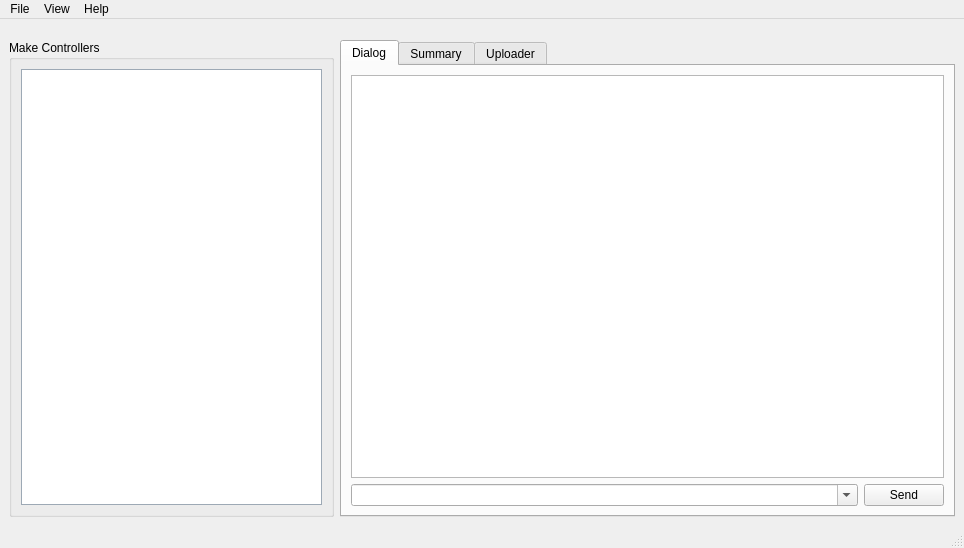
<ui version="4.0" >
 <class>McHelperWindow</class>
 <widget class="QMainWindow" name="McHelperWindow" >
  <property name="geometry" >
   <rect>
    <x>0</x>
    <y>0</y>
    <width>964</width>
    <height>548</height>
   </rect>
  </property>
  <property name="sizePolicy" >
   <sizepolicy vsizetype="Preferred" hsizetype="Preferred" >
    <horstretch>0</horstretch>
    <verstretch>0</verstretch>
   </sizepolicy>
  </property>
  <property name="windowTitle" >
   <string>Make Controller Helper</string>
  </property>
  <property name="unifiedTitleAndToolBarOnMac" >
   <bool>false</bool>
  </property>
  <widget class="QWidget" name="centralwidget" >
   <layout class="QVBoxLayout" >
    <item>
     <spacer>
      <property name="orientation" >
       <enum>Qt::Vertical</enum>
      </property>
      <property name="sizeType" >
       <enum>QSizePolicy::Fixed</enum>
      </property>
      <property name="sizeHint" >
       <size>
        <width>725</width>
        <height>12</height>
       </size>
      </property>
     </spacer>
    </item>
    <item>
     <layout class="QHBoxLayout" >
      <item>
       <widget class="QGroupBox" name="groupBoxDevices" >
        <property name="sizePolicy" >
         <sizepolicy vsizetype="Expanding" hsizetype="Expanding" >
          <horstretch>0</horstretch>
          <verstretch>0</verstretch>
         </sizepolicy>
        </property>
        <property name="minimumSize" >
         <size>
          <width>160</width>
          <height>0</height>
         </size>
        </property>
        <property name="maximumSize" >
         <size>
          <width>325</width>
          <height>16777215</height>
         </size>
        </property>
        <property name="title" >
         <string>Make Controllers</string>
        </property>
        <layout class="QVBoxLayout" >
         <property name="spacing" >
          <number>6</number>
         </property>
         <property name="leftMargin" >
          <number>9</number>
         </property>
         <property name="topMargin" >
          <number>9</number>
         </property>
         <property name="rightMargin" >
          <number>9</number>
         </property>
         <property name="bottomMargin" >
          <number>9</number>
         </property>
         <item>
          <widget class="QListWidget" name="listWidget" >
           <property name="palette" >
            <palette>
             <active>
              <colorrole role="WindowText" >
               <brush brushstyle="SolidPattern" >
                <color alpha="255" >
                 <red>0</red>
                 <green>0</green>
                 <blue>0</blue>
                </color>
               </brush>
              </colorrole>
              <colorrole role="Button" >
               <brush brushstyle="SolidPattern" >
                <color alpha="255" >
                 <red>203</red>
                 <green>219</green>
                 <blue>235</blue>
                </color>
               </brush>
              </colorrole>
              <colorrole role="Light" >
               <brush brushstyle="SolidPattern" >
                <color alpha="255" >
                 <red>255</red>
                 <green>255</green>
                 <blue>255</blue>
                </color>
               </brush>
              </colorrole>
              <colorrole role="Midlight" >
               <brush brushstyle="SolidPattern" >
                <color alpha="255" >
                 <red>229</red>
                 <green>237</green>
                 <blue>245</blue>
                </color>
               </brush>
              </colorrole>
              <colorrole role="Dark" >
               <brush brushstyle="SolidPattern" >
                <color alpha="255" >
                 <red>101</red>
                 <green>109</green>
                 <blue>117</blue>
                </color>
               </brush>
              </colorrole>
              <colorrole role="Mid" >
               <brush brushstyle="SolidPattern" >
                <color alpha="255" >
                 <red>135</red>
                 <green>146</green>
                 <blue>157</blue>
                </color>
               </brush>
              </colorrole>
              <colorrole role="Text" >
               <brush brushstyle="SolidPattern" >
                <color alpha="255" >
                 <red>0</red>
                 <green>0</green>
                 <blue>0</blue>
                </color>
               </brush>
              </colorrole>
              <colorrole role="BrightText" >
               <brush brushstyle="SolidPattern" >
                <color alpha="255" >
                 <red>255</red>
                 <green>255</green>
                 <blue>255</blue>
                </color>
               </brush>
              </colorrole>
              <colorrole role="ButtonText" >
               <brush brushstyle="SolidPattern" >
                <color alpha="255" >
                 <red>0</red>
                 <green>0</green>
                 <blue>0</blue>
                </color>
               </brush>
              </colorrole>
              <colorrole role="Base" >
               <brush brushstyle="SolidPattern" >
                <color alpha="255" >
                 <red>255</red>
                 <green>255</green>
                 <blue>255</blue>
                </color>
               </brush>
              </colorrole>
              <colorrole role="Window" >
               <brush brushstyle="SolidPattern" >
                <color alpha="255" >
                 <red>203</red>
                 <green>219</green>
                 <blue>235</blue>
                </color>
               </brush>
              </colorrole>
              <colorrole role="Shadow" >
               <brush brushstyle="SolidPattern" >
                <color alpha="255" >
                 <red>0</red>
                 <green>0</green>
                 <blue>0</blue>
                </color>
               </brush>
              </colorrole>
              <colorrole role="Highlight" >
               <brush brushstyle="SolidPattern" >
                <color alpha="255" >
                 <red>49</red>
                 <green>106</green>
                 <blue>197</blue>
                </color>
               </brush>
              </colorrole>
              <colorrole role="HighlightedText" >
               <brush brushstyle="SolidPattern" >
                <color alpha="255" >
                 <red>255</red>
                 <green>255</green>
                 <blue>255</blue>
                </color>
               </brush>
              </colorrole>
              <colorrole role="Link" >
               <brush brushstyle="SolidPattern" >
                <color alpha="255" >
                 <red>0</red>
                 <green>0</green>
                 <blue>255</blue>
                </color>
               </brush>
              </colorrole>
              <colorrole role="LinkVisited" >
               <brush brushstyle="SolidPattern" >
                <color alpha="255" >
                 <red>255</red>
                 <green>0</green>
                 <blue>255</blue>
                </color>
               </brush>
              </colorrole>
              <colorrole role="AlternateBase" >
               <brush brushstyle="SolidPattern" >
                <color alpha="255" >
                 <red>229</red>
                 <green>237</green>
                 <blue>245</blue>
                </color>
               </brush>
              </colorrole>
             </active>
             <inactive>
              <colorrole role="WindowText" >
               <brush brushstyle="SolidPattern" >
                <color alpha="255" >
                 <red>0</red>
                 <green>0</green>
                 <blue>0</blue>
                </color>
               </brush>
              </colorrole>
              <colorrole role="Button" >
               <brush brushstyle="SolidPattern" >
                <color alpha="255" >
                 <red>203</red>
                 <green>219</green>
                 <blue>235</blue>
                </color>
               </brush>
              </colorrole>
              <colorrole role="Light" >
               <brush brushstyle="SolidPattern" >
                <color alpha="255" >
                 <red>255</red>
                 <green>255</green>
                 <blue>255</blue>
                </color>
               </brush>
              </colorrole>
              <colorrole role="Midlight" >
               <brush brushstyle="SolidPattern" >
                <color alpha="255" >
                 <red>229</red>
                 <green>237</green>
                 <blue>245</blue>
                </color>
               </brush>
              </colorrole>
              <colorrole role="Dark" >
               <brush brushstyle="SolidPattern" >
                <color alpha="255" >
                 <red>101</red>
                 <green>109</green>
                 <blue>117</blue>
                </color>
               </brush>
              </colorrole>
              <colorrole role="Mid" >
               <brush brushstyle="SolidPattern" >
                <color alpha="255" >
                 <red>135</red>
                 <green>146</green>
                 <blue>157</blue>
                </color>
               </brush>
              </colorrole>
              <colorrole role="Text" >
               <brush brushstyle="SolidPattern" >
                <color alpha="255" >
                 <red>0</red>
                 <green>0</green>
                 <blue>0</blue>
                </color>
               </brush>
              </colorrole>
              <colorrole role="BrightText" >
               <brush brushstyle="SolidPattern" >
                <color alpha="255" >
                 <red>255</red>
                 <green>255</green>
                 <blue>255</blue>
                </color>
               </brush>
              </colorrole>
              <colorrole role="ButtonText" >
               <brush brushstyle="SolidPattern" >
                <color alpha="255" >
                 <red>0</red>
                 <green>0</green>
                 <blue>0</blue>
                </color>
               </brush>
              </colorrole>
              <colorrole role="Base" >
               <brush brushstyle="SolidPattern" >
                <color alpha="255" >
                 <red>255</red>
                 <green>255</green>
                 <blue>255</blue>
                </color>
               </brush>
              </colorrole>
              <colorrole role="Window" >
               <brush brushstyle="SolidPattern" >
                <color alpha="255" >
                 <red>203</red>
                 <green>219</green>
                 <blue>235</blue>
                </color>
               </brush>
              </colorrole>
              <colorrole role="Shadow" >
               <brush brushstyle="SolidPattern" >
                <color alpha="255" >
                 <red>0</red>
                 <green>0</green>
                 <blue>0</blue>
                </color>
               </brush>
              </colorrole>
              <colorrole role="Highlight" >
               <brush brushstyle="SolidPattern" >
                <color alpha="255" >
                 <red>49</red>
                 <green>106</green>
                 <blue>197</blue>
                </color>
               </brush>
              </colorrole>
              <colorrole role="HighlightedText" >
               <brush brushstyle="SolidPattern" >
                <color alpha="255" >
                 <red>255</red>
                 <green>255</green>
                 <blue>255</blue>
                </color>
               </brush>
              </colorrole>
              <colorrole role="Link" >
               <brush brushstyle="SolidPattern" >
                <color alpha="255" >
                 <red>0</red>
                 <green>0</green>
                 <blue>255</blue>
                </color>
               </brush>
              </colorrole>
              <colorrole role="LinkVisited" >
               <brush brushstyle="SolidPattern" >
                <color alpha="255" >
                 <red>255</red>
                 <green>0</green>
                 <blue>255</blue>
                </color>
               </brush>
              </colorrole>
              <colorrole role="AlternateBase" >
               <brush brushstyle="SolidPattern" >
                <color alpha="255" >
                 <red>229</red>
                 <green>237</green>
                 <blue>245</blue>
                </color>
               </brush>
              </colorrole>
             </inactive>
             <disabled>
              <colorrole role="WindowText" >
               <brush brushstyle="SolidPattern" >
                <color alpha="255" >
                 <red>101</red>
                 <green>109</green>
                 <blue>117</blue>
                </color>
               </brush>
              </colorrole>
              <colorrole role="Button" >
               <brush brushstyle="SolidPattern" >
                <color alpha="255" >
                 <red>203</red>
                 <green>219</green>
                 <blue>235</blue>
                </color>
               </brush>
              </colorrole>
              <colorrole role="Light" >
               <brush brushstyle="SolidPattern" >
                <color alpha="255" >
                 <red>255</red>
                 <green>255</green>
                 <blue>255</blue>
                </color>
               </brush>
              </colorrole>
              <colorrole role="Midlight" >
               <brush brushstyle="SolidPattern" >
                <color alpha="255" >
                 <red>229</red>
                 <green>237</green>
                 <blue>245</blue>
                </color>
               </brush>
              </colorrole>
              <colorrole role="Dark" >
               <brush brushstyle="SolidPattern" >
                <color alpha="255" >
                 <red>101</red>
                 <green>109</green>
                 <blue>117</blue>
                </color>
               </brush>
              </colorrole>
              <colorrole role="Mid" >
               <brush brushstyle="SolidPattern" >
                <color alpha="255" >
                 <red>135</red>
                 <green>146</green>
                 <blue>157</blue>
                </color>
               </brush>
              </colorrole>
              <colorrole role="Text" >
               <brush brushstyle="SolidPattern" >
                <color alpha="255" >
                 <red>101</red>
                 <green>109</green>
                 <blue>117</blue>
                </color>
               </brush>
              </colorrole>
              <colorrole role="BrightText" >
               <brush brushstyle="SolidPattern" >
                <color alpha="255" >
                 <red>255</red>
                 <green>255</green>
                 <blue>255</blue>
                </color>
               </brush>
              </colorrole>
              <colorrole role="ButtonText" >
               <brush brushstyle="SolidPattern" >
                <color alpha="255" >
                 <red>101</red>
                 <green>109</green>
                 <blue>117</blue>
                </color>
               </brush>
              </colorrole>
              <colorrole role="Base" >
               <brush brushstyle="SolidPattern" >
                <color alpha="255" >
                 <red>203</red>
                 <green>219</green>
                 <blue>235</blue>
                </color>
               </brush>
              </colorrole>
              <colorrole role="Window" >
               <brush brushstyle="SolidPattern" >
                <color alpha="255" >
                 <red>203</red>
                 <green>219</green>
                 <blue>235</blue>
                </color>
               </brush>
              </colorrole>
              <colorrole role="Shadow" >
               <brush brushstyle="SolidPattern" >
                <color alpha="255" >
                 <red>0</red>
                 <green>0</green>
                 <blue>0</blue>
                </color>
               </brush>
              </colorrole>
              <colorrole role="Highlight" >
               <brush brushstyle="SolidPattern" >
                <color alpha="255" >
                 <red>49</red>
                 <green>106</green>
                 <blue>197</blue>
                </color>
               </brush>
              </colorrole>
              <colorrole role="HighlightedText" >
               <brush brushstyle="SolidPattern" >
                <color alpha="255" >
                 <red>255</red>
                 <green>255</green>
                 <blue>255</blue>
                </color>
               </brush>
              </colorrole>
              <colorrole role="Link" >
               <brush brushstyle="SolidPattern" >
                <color alpha="255" >
                 <red>0</red>
                 <green>0</green>
                 <blue>255</blue>
                </color>
               </brush>
              </colorrole>
              <colorrole role="LinkVisited" >
               <brush brushstyle="SolidPattern" >
                <color alpha="255" >
                 <red>255</red>
                 <green>0</green>
                 <blue>255</blue>
                </color>
               </brush>
              </colorrole>
              <colorrole role="AlternateBase" >
               <brush brushstyle="SolidPattern" >
                <color alpha="255" >
                 <red>203</red>
                 <green>219</green>
                 <blue>235</blue>
                </color>
               </brush>
              </colorrole>
             </disabled>
            </palette>
           </property>
           <property name="focusPolicy" >
            <enum>Qt::WheelFocus</enum>
           </property>
           <property name="frameShape" >
            <enum>QFrame::StyledPanel</enum>
           </property>
           <property name="showDropIndicator" stdset="0" >
            <bool>true</bool>
           </property>
           <property name="dragEnabled" >
            <bool>true</bool>
           </property>
           <property name="alternatingRowColors" >
            <bool>false</bool>
           </property>
          </widget>
         </item>
        </layout>
       </widget>
      </item>
      <item>
       <widget class="QTabWidget" name="tabWidget" >
        <property name="focusPolicy" >
         <enum>Qt::NoFocus</enum>
        </property>
        <property name="currentIndex" >
         <number>0</number>
        </property>
        <widget class="QWidget" name="dialogTab" >
         <attribute name="title" >
          <string>Dialog</string>
         </attribute>
         <layout class="QVBoxLayout" >
          <item>
           <widget class="QTableView" name="outputView" >
            <property name="focusPolicy" >
             <enum>Qt::TabFocus</enum>
            </property>
            <property name="frameShape" >
             <enum>QFrame::StyledPanel</enum>
            </property>
            <property name="selectionMode" >
             <enum>QAbstractItemView::SingleSelection</enum>
            </property>
            <property name="selectionBehavior" >
             <enum>QAbstractItemView::SelectRows</enum>
            </property>
            <property name="showGrid" >
             <bool>false</bool>
            </property>
           </widget>
          </item>
          <item>
           <layout class="QHBoxLayout" >
            <item>
             <widget class="QComboBox" name="commandLine" >
              <property name="sizePolicy" >
               <sizepolicy vsizetype="Fixed" hsizetype="Expanding" >
                <horstretch>0</horstretch>
                <verstretch>0</verstretch>
               </sizepolicy>
              </property>
              <property name="maximumSize" >
               <size>
                <width>16777215</width>
                <height>16777215</height>
               </size>
              </property>
              <property name="editable" >
               <bool>true</bool>
              </property>
              <property name="currentIndex" >
               <number>-1</number>
              </property>
              <property name="maxCount" >
               <number>10</number>
              </property>
              <property name="insertPolicy" >
               <enum>QComboBox::NoInsert</enum>
              </property>
              <property name="autoCompletionCaseSensitivity" >
               <enum>Qt::CaseSensitive</enum>
              </property>
              <property name="frame" >
               <bool>true</bool>
              </property>
             </widget>
            </item>
            <item>
             <widget class="QPushButton" name="sendButton" >
              <property name="text" >
               <string>Send</string>
              </property>
             </widget>
            </item>
           </layout>
          </item>
         </layout>
        </widget>
        <widget class="QWidget" name="inspectorTab" >
         <attribute name="title" >
          <string>Summary</string>
         </attribute>
         <layout class="QHBoxLayout" >
          <item>
           <layout class="QGridLayout" >
            <item row="0" column="0" >
             <widget class="QLabel" name="systemNameLabel" >
              <property name="toolTip" >
               <string>This board's name - edit to give this board a new name.</string>
              </property>
              <property name="text" >
               <string>Name:</string>
              </property>
              <property name="alignment" >
               <set>Qt::AlignRight|Qt::AlignTrailing|Qt::AlignVCenter</set>
              </property>
              <property name="buddy" >
               <cstring>systemName</cstring>
              </property>
             </widget>
            </item>
            <item row="0" column="1" colspan="3" >
             <widget class="QLineEdit" name="systemName" />
            </item>
            <item row="1" column="0" >
             <widget class="QLabel" name="seriaNumberLabel" >
              <property name="toolTip" >
               <string>This board's serial number to uniquely identify it.</string>
              </property>
              <property name="text" >
               <string>Serial Number:</string>
              </property>
              <property name="alignment" >
               <set>Qt::AlignRight|Qt::AlignTrailing|Qt::AlignVCenter</set>
              </property>
              <property name="buddy" >
               <cstring>systemSerialNumber</cstring>
              </property>
             </widget>
            </item>
            <item row="1" column="1" colspan="3" >
             <widget class="QLineEdit" name="systemSerialNumber" />
            </item>
            <item row="2" column="0" >
             <widget class="QLabel" name="firmwareVersionLabel" >
              <property name="toolTip" >
               <string>The version of the program running on the Make Controller.</string>
              </property>
              <property name="text" >
               <string>Firmware Version:</string>
              </property>
              <property name="alignment" >
               <set>Qt::AlignRight|Qt::AlignTrailing|Qt::AlignVCenter</set>
              </property>
              <property name="buddy" >
               <cstring>systemFirmwareVersion</cstring>
              </property>
             </widget>
            </item>
            <item row="2" column="1" colspan="3" >
             <widget class="QLineEdit" name="systemFirmwareVersion" >
              <property name="focusPolicy" >
               <enum>Qt::NoFocus</enum>
              </property>
              <property name="readOnly" >
               <bool>true</bool>
              </property>
             </widget>
            </item>
            <item row="3" column="0" >
             <widget class="QLabel" name="freeMemoryLabel" >
              <property name="toolTip" >
               <string>The available memory for this board, in bytes.</string>
              </property>
              <property name="text" >
               <string>Free Memory:</string>
              </property>
              <property name="alignment" >
               <set>Qt::AlignRight|Qt::AlignTrailing|Qt::AlignVCenter</set>
              </property>
              <property name="buddy" >
               <cstring>systemFreeMemory</cstring>
              </property>
             </widget>
            </item>
            <item row="3" column="1" colspan="3" >
             <widget class="QLineEdit" name="systemFreeMemory" >
              <property name="focusPolicy" >
               <enum>Qt::NoFocus</enum>
              </property>
              <property name="readOnly" >
               <bool>true</bool>
              </property>
             </widget>
            </item>
            <item row="4" column="0" colspan="4" >
             <widget class="Line" name="line_2" >
              <property name="orientation" >
               <enum>Qt::Horizontal</enum>
              </property>
             </widget>
            </item>
            <item row="5" column="0" >
             <widget class="QLabel" name="ipAddressLabel" >
              <property name="text" >
               <string>IP Address:</string>
              </property>
              <property name="alignment" >
               <set>Qt::AlignRight|Qt::AlignTrailing|Qt::AlignVCenter</set>
              </property>
              <property name="buddy" >
               <cstring>netAddressLineEdit</cstring>
              </property>
             </widget>
            </item>
            <item row="5" column="1" colspan="3" >
             <widget class="QLineEdit" name="netAddressLineEdit" />
            </item>
            <item row="6" column="0" >
             <widget class="QLabel" name="netMaskLabel" >
              <property name="toolTip" >
               <string>The port this board is listening on for OSC messages.</string>
              </property>
              <property name="text" >
               <string>Network Mask:</string>
              </property>
              <property name="alignment" >
               <set>Qt::AlignRight|Qt::AlignTrailing|Qt::AlignVCenter</set>
              </property>
             </widget>
            </item>
            <item row="6" column="1" colspan="3" >
             <widget class="QLineEdit" name="netMaskLineEdit" />
            </item>
            <item row="7" column="0" >
             <widget class="QLabel" name="gatewayLabel" >
              <property name="text" >
               <string>Gateway/Router:</string>
              </property>
              <property name="alignment" >
               <set>Qt::AlignRight|Qt::AlignTrailing|Qt::AlignVCenter</set>
              </property>
              <property name="buddy" >
               <cstring>netGatewayLineEdit</cstring>
              </property>
             </widget>
            </item>
            <item row="7" column="1" colspan="3" >
             <widget class="QLineEdit" name="netGatewayLineEdit" />
            </item>
            <item row="8" column="0" >
             <widget class="QLabel" name="udpListenLabel" >
              <property name="text" >
               <string>UDP Port (Listening):</string>
              </property>
              <property name="alignment" >
               <set>Qt::AlignRight|Qt::AlignTrailing|Qt::AlignVCenter</set>
              </property>
              <property name="buddy" >
               <cstring>netMaskLineEdit</cstring>
              </property>
             </widget>
            </item>
            <item row="8" column="1" >
             <widget class="QLineEdit" name="udpListenPort" >
              <property name="readOnly" >
               <bool>false</bool>
              </property>
             </widget>
            </item>
            <item row="9" column="0" >
             <spacer>
              <property name="orientation" >
               <enum>Qt::Horizontal</enum>
              </property>
              <property name="sizeHint" >
               <size>
                <width>40</width>
                <height>20</height>
               </size>
              </property>
             </spacer>
            </item>
            <item row="9" column="1" >
             <widget class="QCheckBox" name="dhcpCheckBox" >
              <property name="toolTip" >
               <string>DHCP allows the Make Controller to automatically get an IP address when connected to a network.</string>
              </property>
              <property name="layoutDirection" >
               <enum>Qt::LeftToRight</enum>
              </property>
              <property name="text" >
               <string>DHCP</string>
              </property>
             </widget>
            </item>
            <item row="8" column="2" >
             <widget class="QLabel" name="udpSendLabel" >
              <property name="toolTip" >
               <string>The port this board will send OSC messages back on.</string>
              </property>
              <property name="text" >
               <string>UDP Port (Sending):</string>
              </property>
              <property name="buddy" >
               <cstring>udpSendPort</cstring>
              </property>
             </widget>
            </item>
            <item row="8" column="3" >
             <widget class="QLineEdit" name="udpSendPort" >
              <property name="readOnly" >
               <bool>false</bool>
              </property>
             </widget>
            </item>
            <item row="9" column="2" >
             <widget class="QCheckBox" name="webserverCheckBox" >
              <property name="toolTip" >
               <string>Controls the demo web server on the Make Controller.</string>
              </property>
              <property name="text" >
               <string>Webserver</string>
              </property>
             </widget>
            </item>
            <item row="10" column="3" >
             <widget class="QPushButton" name="applyChangesButton" >
              <property name="text" >
               <string>Apply</string>
              </property>
             </widget>
            </item>
            <item row="9" column="3" >
             <spacer>
              <property name="orientation" >
               <enum>Qt::Horizontal</enum>
              </property>
              <property name="sizeHint" >
               <size>
                <width>40</width>
                <height>20</height>
               </size>
              </property>
             </spacer>
            </item>
            <item row="10" column="0" colspan="2" >
             <spacer>
              <property name="orientation" >
               <enum>Qt::Horizontal</enum>
              </property>
              <property name="sizeHint" >
               <size>
                <width>40</width>
                <height>20</height>
               </size>
              </property>
             </spacer>
            </item>
            <item row="10" column="2" >
             <widget class="QPushButton" name="revertChangesButton" >
              <property name="text" >
               <string>Revert</string>
              </property>
             </widget>
            </item>
           </layout>
          </item>
         </layout>
        </widget>
        <widget class="QWidget" name="uploaderTab" >
         <attribute name="title" >
          <string>Uploader</string>
         </attribute>
         <layout class="QVBoxLayout" >
          <item>
           <widget class="QGroupBox" name="uploaderGroupBox" >
            <property name="minimumSize" >
             <size>
              <width>380</width>
              <height>140</height>
             </size>
            </property>
            <property name="maximumSize" >
             <size>
              <width>16777215</width>
              <height>140</height>
             </size>
            </property>
            <property name="title" >
             <string>Firmware Uploader</string>
            </property>
            <property name="alignment" >
             <set>Qt::AlignHCenter|Qt::AlignTop</set>
            </property>
            <layout class="QVBoxLayout" >
             <item>
              <widget class="QLabel" name="label_9" >
               <property name="text" >
                <string>Select a .bin file to upload to your Make Controller.</string>
               </property>
               <property name="alignment" >
                <set>Qt::AlignCenter</set>
               </property>
              </widget>
             </item>
             <item>
              <layout class="QGridLayout" >
               <property name="leftMargin" >
                <number>0</number>
               </property>
               <property name="topMargin" >
                <number>0</number>
               </property>
               <property name="rightMargin" >
                <number>0</number>
               </property>
               <property name="bottomMargin" >
                <number>0</number>
               </property>
               <property name="horizontalSpacing" >
                <number>6</number>
               </property>
               <property name="verticalSpacing" >
                <number>6</number>
               </property>
               <item row="2" column="1" >
                <widget class="QProgressBar" name="progressBar" >
                 <property name="value" >
                  <number>24</number>
                 </property>
                 <property name="orientation" >
                  <enum>Qt::Horizontal</enum>
                 </property>
                </widget>
               </item>
               <item row="2" column="2" >
                <widget class="QPushButton" name="uploadButton" >
                 <property name="minimumSize" >
                  <size>
                   <width>80</width>
                   <height>32</height>
                  </size>
                 </property>
                 <property name="maximumSize" >
                  <size>
                   <width>80</width>
                   <height>32</height>
                  </size>
                 </property>
                 <property name="focusPolicy" >
                  <enum>Qt::NoFocus</enum>
                 </property>
                 <property name="text" >
                  <string>Upload</string>
                 </property>
                </widget>
               </item>
               <item row="0" column="2" >
                <widget class="QPushButton" name="fileSelectButton" >
                 <property name="minimumSize" >
                  <size>
                   <width>80</width>
                   <height>32</height>
                  </size>
                 </property>
                 <property name="maximumSize" >
                  <size>
                   <width>80</width>
                   <height>32</height>
                  </size>
                 </property>
                 <property name="focusPolicy" >
                  <enum>Qt::NoFocus</enum>
                 </property>
                 <property name="text" >
                  <string>Browse</string>
                 </property>
                </widget>
               </item>
               <item row="0" column="1" >
                <widget class="QComboBox" name="fileSelectText" >
                 <property name="editable" >
                  <bool>true</bool>
                 </property>
                 <property name="insertPolicy" >
                  <enum>QComboBox::InsertAtTop</enum>
                 </property>
                 <property name="minimumContentsLength" >
                  <number>1</number>
                 </property>
                </widget>
               </item>
               <item row="1" column="1" >
                <spacer>
                 <property name="orientation" >
                  <enum>Qt::Vertical</enum>
                 </property>
                 <property name="sizeType" >
                  <enum>QSizePolicy::Fixed</enum>
                 </property>
                 <property name="sizeHint" >
                  <size>
                   <width>20</width>
                   <height>8</height>
                  </size>
                 </property>
                </spacer>
               </item>
              </layout>
             </item>
            </layout>
           </widget>
          </item>
          <item>
           <spacer>
            <property name="orientation" >
             <enum>Qt::Vertical</enum>
            </property>
            <property name="sizeHint" >
             <size>
              <width>20</width>
              <height>40</height>
             </size>
            </property>
           </spacer>
          </item>
         </layout>
        </widget>
       </widget>
      </item>
     </layout>
    </item>
   </layout>
  </widget>
  <widget class="QMenuBar" name="menubar" >
   <property name="geometry" >
    <rect>
     <x>0</x>
     <y>0</y>
     <width>964</width>
     <height>22</height>
    </rect>
   </property>
   <widget class="QMenu" name="menuFile" >
    <property name="title" >
     <string>File</string>
    </property>
    <addaction name="actionAboutMchelper" />
    <addaction name="actionPreferences" />
   </widget>
   <widget class="QMenu" name="menuHelp" >
    <property name="title" >
     <string>Help</string>
    </property>
    <addaction name="actionMchelper_Help" />
    <addaction name="actionOSC_Tutorial" />
    <addaction name="separator" />
    <addaction name="actionCheckForUpdates" />
   </widget>
   <widget class="QMenu" name="menuView" >
    <property name="title" >
     <string>View</string>
    </property>
    <addaction name="actionClearOutputWindow" />
    <addaction name="actionHide_OSC_Messages" />
   </widget>
   <addaction name="menuFile" />
   <addaction name="menuView" />
   <addaction name="menuHelp" />
  </widget>
  <widget class="QStatusBar" name="statusbar" />
  <action name="actionAboutMchelper" >
   <property name="text" >
    <string>About mchelper...</string>
   </property>
  </action>
  <action name="actionClearOutput" >
   <property name="text" >
    <string>Clear Output</string>
   </property>
   <property name="shortcut" >
    <string>Ctrl+X</string>
   </property>
   <property name="shortcutContext" >
    <enum>Qt::ApplicationShortcut</enum>
   </property>
  </action>
  <action name="actionPreferences" >
   <property name="text" >
    <string>Preferences...</string>
   </property>
  </action>
  <action name="actionMchelper_Help" >
   <property name="text" >
    <string>mchelper Help</string>
   </property>
  </action>
  <action name="actionOSC_Tutorial" >
   <property name="text" >
    <string>OSC Tutorial</string>
   </property>
  </action>
  <action name="actionHide_OSC_Messages" >
   <property name="checkable" >
    <bool>true</bool>
   </property>
   <property name="text" >
    <string>Hide OSC Messages</string>
   </property>
   <property name="toolTip" >
    <string>Hide OSC Messages</string>
   </property>
  </action>
  <action name="actionClearOutputWindow" >
   <property name="text" >
    <string>Clear Output Window</string>
   </property>
   <property name="shortcut" >
    <string>Ctrl+X</string>
   </property>
  </action>
  <action name="actionCheckForUpdates" >
   <property name="text" >
    <string>Check For Updates...</string>
   </property>
  </action>
 </widget>
 <layoutdefault spacing="6" margin="9" />
 <tabstops>
  <tabstop>commandLine</tabstop>
  <tabstop>systemName</tabstop>
  <tabstop>systemSerialNumber</tabstop>
  <tabstop>netAddressLineEdit</tabstop>
  <tabstop>netMaskLineEdit</tabstop>
  <tabstop>netGatewayLineEdit</tabstop>
  <tabstop>dhcpCheckBox</tabstop>
  <tabstop>webserverCheckBox</tabstop>
  <tabstop>fileSelectText</tabstop>
 </tabstops>
 <resources/>
 <connections/>
 <designerdata>
  <property name="gridDeltaX" >
   <number>10</number>
  </property>
  <property name="gridDeltaY" >
   <number>10</number>
  </property>
  <property name="gridSnapX" >
   <bool>true</bool>
  </property>
  <property name="gridSnapY" >
   <bool>true</bool>
  </property>
  <property name="gridVisible" >
   <bool>true</bool>
  </property>
 </designerdata>
</ui>
